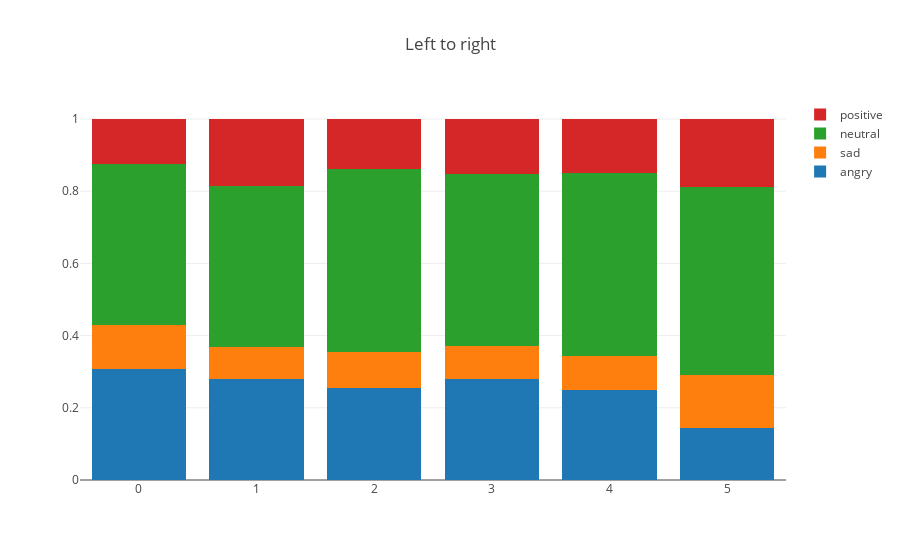

Source (notebook cell):
### Code cell
df = merged_simplified
df['rounded_left_right']=df['left_right']/2
df=df.round({'rounded_left_right':0})
df = df[[1,2,3,4,'total', 'rounded_left_right']]
wm = lambda x: np.average(x, weights=df.loc[x.index, 'total'])
f = {'total': ['sum'], 1: {1 : wm}, 2: {2 : wm} , 3: {3 : wm}, 4: {4: wm}}
df = df.groupby(['rounded_left_right']).agg(f)
df = df.reset_index()

data = [
        go.Bar(
        x=df[('rounded_left_right', '')],
        y=df[(1, 1)],
        name='angry'
        
    ),
    go.Bar(
        x=df[('rounded_left_right', '')],
        y=df[(2, 2)],
        name='sad'
        
    ),
    go.Bar(
        x=df[('rounded_left_right', '')],
        y=df[(3, 3)],
        
        name='neutral'
    ),
    go.Bar(
        x=df[('rounded_left_right', '')],
        y=df[(4, 4)],
        name='positive'
    )

]

layout = go.Layout(
    barmode='stack',
    title='Left to right'
)

fig = go.Figure(data=data, layout=layout)
iplot(fig)

### Figure 1 — Plotly figure (JSON) as saved in the notebook; plotly's stock layout.template omitted (floating-point values rounded to 4 significant figures)
{"data": [{"name": "angry", "type": "bar", "uid": "dd038870-db6f-11e8-8fab-cf00cb28b2ff", "x": [0, 1, 2, 3, 4, 5], "y": [0.3082, 0.2788, 0.2554, 0.281, 0.25, 0.1429]}, {"name": "sad", "type": "bar", "uid": "dd038a28-db6f-11e8-8fab-cf00cb28b2ff", "x": [0, 1, 2, 3, 4, 5], "y": [0.1213, 0.08984, 0.1002, 0.08962, 0.0929, 0.1494]}, {"name": "neutral", "type": "bar", "uid": "dd038b0e-db6f-11e8-8fab-cf00cb28b2ff", "x": [0, 1, 2, 3, 4, 5], "y": [0.4459, 0.4447, 0.5055, 0.4758, 0.5072, 0.5195]}, {"name": "positive", "type": "bar", "uid": "dd038bcc-db6f-11e8-8fab-cf00cb28b2ff", "x": [0, 1, 2, 3, 4, 5], "y": [0.1246, 0.1867, 0.139, 0.1536, 0.1499, 0.1883]}], "layout": {"barmode": "stack", "title": "Left to right"}}
